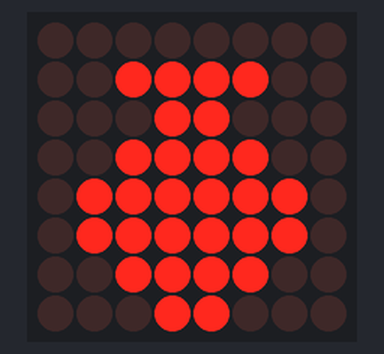
The program below on a simulated Raspberry Pi (BCM pin numbers). Parts: 8×8 LED matrix. At 1.0 s the program stops and its outputs stay as they are.

Above: at 0.1 s.

The program:

pi_logo.py
```python
from luma.led_matrix.device import max7219
from luma.core.interface.serial import spi
from luma.core.render import canvas
from time import sleep

class PI4Logo:
    def __init__(self, device, period):
        self.device = device
        self.period = period

    def rotate_90_clockwise(self, points):
        # Rotate each point (x, y) by 90 degrees clockwise
        return [(y, 7 - x) for x, y in points]

    def draw_logo(self):
        # Simplified version of the Raspberry Pi logo on an 8x8 matrix
        logo = [
            # Raspberry shape (main circle)
            (2, 3), (2, 4), (3, 2), (3, 5),
            (4, 1), (4, 6), (5, 1), (5, 6),
            (6, 2), (6, 5), (7, 3), (7, 4),

            # Leaves or stem (top part)
            (1, 3), (1, 4), (1, 2), (1, 5),

            # Filling the interior of the raspberry shape
            (3, 3), (3, 4), (4, 2), (4, 3), (4, 4), (4, 5),
            (5, 2), (5, 3), (5, 4), (5, 5),
            (6, 2), (6, 3), (6, 4)
        ]


        # Rotate the logo 90 degrees clockwise three times (to achieve a 270-degree rotation)
        rotated_logo_once = self.rotate_90_clockwise(logo)
        rotated_logo_twice = self.rotate_90_clockwise(rotated_logo_once)
        rotated_logo_thrice = self.rotate_90_clockwise(rotated_logo_twice)

        # Draw the rotated logo on the matrix
        with canvas(self.device) as draw:
            draw.point(rotated_logo_thrice, fill="white")
        sleep(self.period)


def main():
    # Initialize the SPI interface and the LED matrix device
    serial = spi(port=0, device=0)
    device = max7219(serial, cascaded=1)  # 1 matrix display
    pi_logo = PI4Logo(device, 1)  # Set period to 1 second
    pi_logo.draw_logo()


if __name__ == "__main__":
    main()
```
